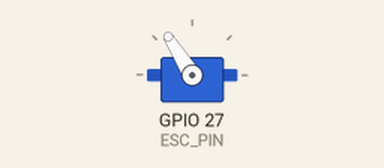
Recording of a sketch running on a simulated ESP32. Parts: servo.

Above: at 3.05 s.
At 13.0 s:
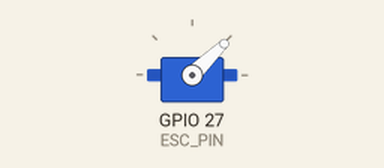
Timing chart, 0 to 16.0 s (numbered marks = the images above):
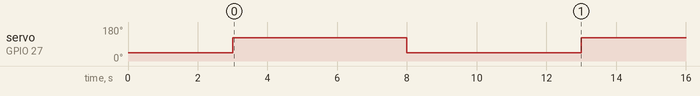

Measured:
- by itself, servo on GPIO 27 (ESC_PIN): alternates 122° for 5.0 s and 44° for 5.0 s

The sketch:

motorTest.ino
```cpp
#include <ESP32Servo.h>

Servo esc;

const int ESC_PIN = 27;

void setup() {
  esc.attach(ESC_PIN);

  // ESC初期化（アーミング）
  esc.writeMicroseconds(1000);  // 最小スロットル
  delay(3000);                  // ESCの起動音待ち
}

void loop() {
  // 回転開始（速度指定）
  esc.writeMicroseconds(1800);  // 1100〜2000で速度調整
  delay(5000);

  // 停止
  esc.writeMicroseconds(1000);
  delay(5000);
}
```
